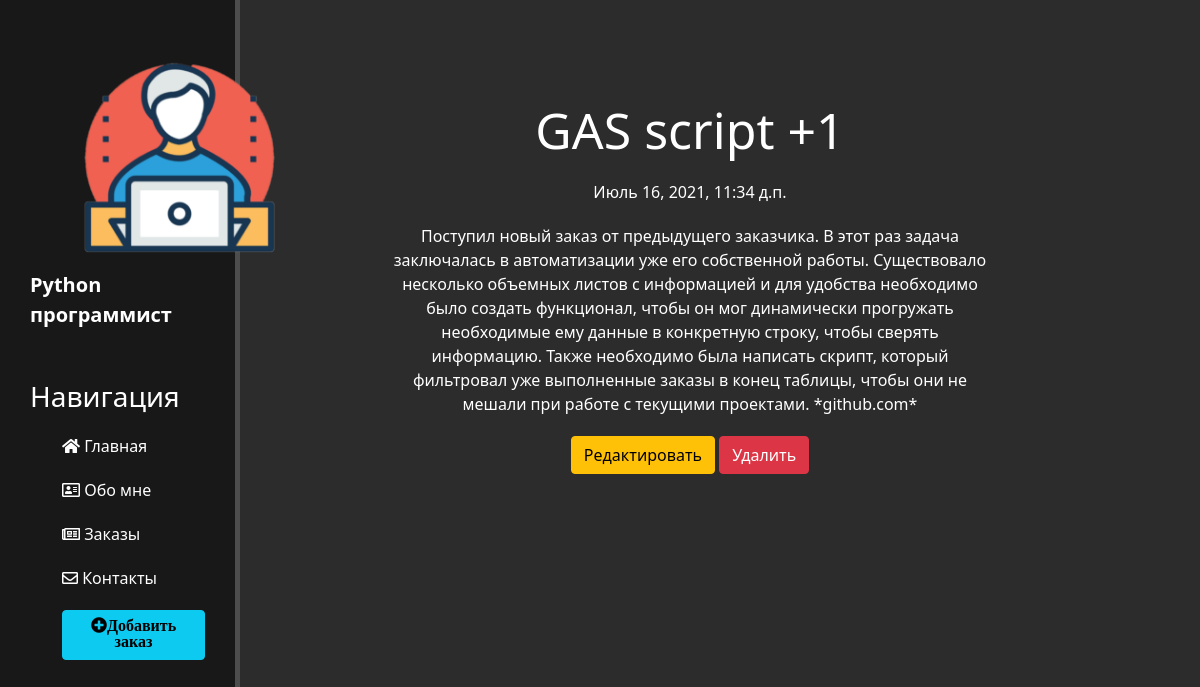
Screenshot of /news/3 with the database file from the repository.
### news/models.py (models this page shows, shortened)
class Articles(models.Model):
    title = models.CharField('Название', max_length=50)
    anons = models.CharField('Анонс', max_length=250)
    full_text = models.TextField('Статья')
    date = models.DateTimeField('Дата')
    class Meta:
        verbose_name = 'Новость'
        verbose_name_plural = 'Новости'

### news/views.py (the view)
# urls.py: path('<int:pk>', views.NewsDetailView.as_view(), name='news-detail'),
class NewsDetailView(DetailView):
    model = Articles
    template_name = 'news/details_view.html'
    context_object_name = 'article'

### news/templates/news/details_view.html (shortened to what this page needs)
{% extends 'main/layout.html' %}
{% block content %}
    <div class="features">
        <h1>{{article.title}}</h1>
        <p>{{article.date}}</p>
        <p>{{article.full_text}}</p>
        <a href="{% url 'news-update' article.id %}" class="btn btn-warning">Редактировать</a>
        <a href="{% url 'news-delete' article.id %}" class="btn btn-danger">Удалить</a>
    </div>
{% endblock content %}

### main/static/main/css/main.css (style rules this page uses)
body { background: #2c2c2c; }
a { text-decoration:none; }
main .features { float: left; color: #fff; margin-top: 100px; text-align: center; width: 75%; }
main .features h1 { font-size: 50px; }
main .features p { max-width: 600px; margin: 20px auto; }

### rows the page displays
Articles: title "GAS script +1", date "Июль 16, 2021, 11:34 д.п.", full_text "Поступил новый заказ от предыдущего заказчика. В этот раз задача заключалась в автоматизации уже его собственной работы. Существовало несколько объемных листов с информацией и для удобства необходимо было создать функционал, чтобы он мог динамически прогружать необходимые ему данные в конкретную строку, чтобы сверять информацию. Также необходимо была написать скрипт, который фильтровал уже выполненные заказы в конец таблицы, чтобы они не мешали при работе с текущими проектами. *github.com*"
